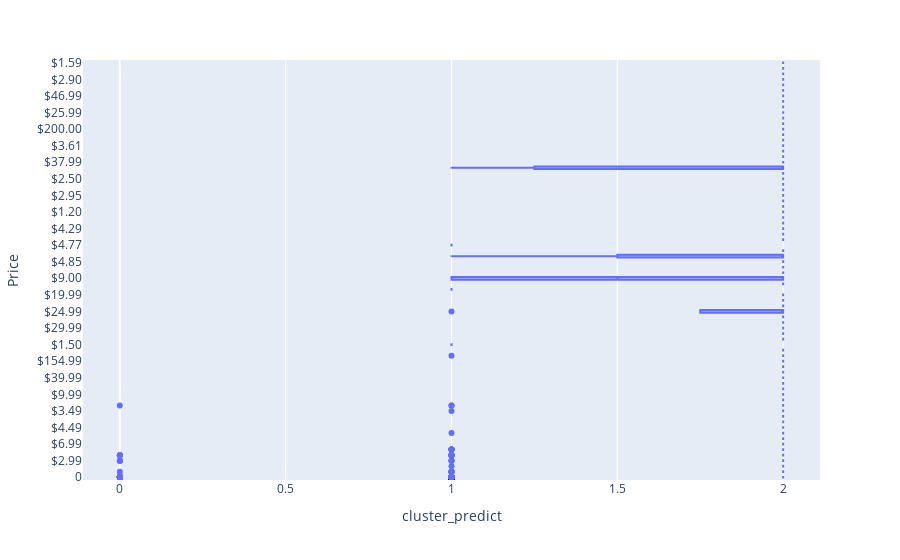

The code cell stored with this chart in its notebook:
### Code cell
my_boxplot_fct(train_orig_pred, "Price")

### Figure 1 — Plotly figure (JSON) as saved in the notebook; plotly's stock layout.template omitted (floating-point values rounded to 4 significant figures; data arrays with more than 128 entries replaced by an {"elided": "..."} marker saying what was removed)
{"data": [{"alignmentgroup": "True", "hovertemplate": "cluster_predict=%{x}<br>Price=%{y}<extra></extra>", "legendgroup": "", "marker": {"color": "#636efa"}, "name": "", "notched": false, "offsetgroup": "", "orientation": "h", "showlegend": false, "x": {"elided": "9836 float values"}, "x0": " ", "xaxis": "x", "y": {"elided": "9836 str values"}, "y0": " ", "yaxis": "y", "type": "box"}], "layout": {"xaxis": {"anchor": "y", "domain": [0.0, 1.0], "title": {"text": "cluster_predict"}}, "yaxis": {"anchor": "x", "domain": [0.0, 1.0], "title": {"text": "Price"}}, "legend": {"tracegroupgap": 0}, "margin": {"t": 60}, "boxmode": "group"}}
